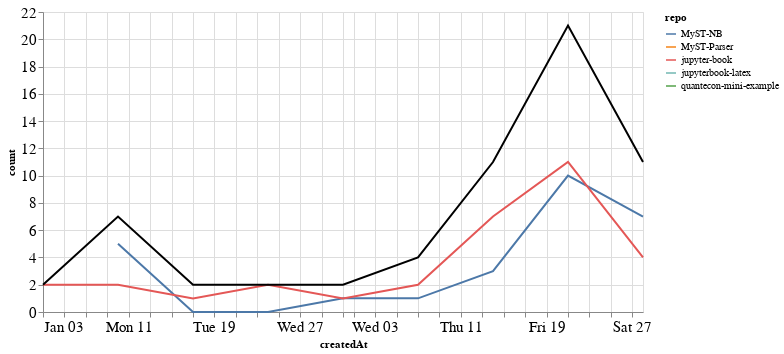

Source (notebook cell):
### Markdown cell above
### Comments

### Code cell
comments_time = comments.groupby('repo').resample('W', on='createdAt').count()['author'].reset_index()
comments_time = comments_time.rename(columns={'author': 'count'})
comments_time_total = comments_time.groupby('createdAt').agg({"count": "sum"}).reset_index()
ch1 = alt.Chart(comments_time, width=600).mark_line().encode(
    x='createdAt',
    y='count',
    color='repo',
    tooltip="repo"
)

ch2 = alt.Chart(comments_time_total, width=600).mark_line(color="black").encode(
    x='createdAt',
    y='count',
)

ch1 + ch2

### Figure 1 — Vega-Lite specification as saved in the notebook (floating-point values rounded to 4 significant figures)
{"config": {"axisLeft": {"labelFontSize": 15}, "axisBottom": {"labelFontSize": 15}}, "layer": [{"data": {"name": "data-8fff0434cdc20e9a8d766611deda4620"}, "mark": "line", "encoding": {"color": {"type": "nominal", "field": "repo"}, "tooltip": {"type": "nominal", "field": "repo"}, "x": {"type": "temporal", "field": "createdAt"}, "y": {"type": "quantitative", "field": "count"}}, "width": 600}, {"data": {"name": "data-0455f12919049dc6b4cc612a601443ca"}, "mark": {"type": "line", "color": "black"}, "encoding": {"x": {"type": "temporal", "field": "createdAt"}, "y": {"type": "quantitative", "field": "count"}}, "width": 600}], "$schema": "https://vega.github.io/schema/vega-lite/v4.8.1.json", "datasets": {"data-8fff0434cdc20e9a8d766611deda4620": [{"repo": "MyST-NB", "createdAt": "2021-01-10T00:00:00", "count": 5}, {"repo": "MyST-NB", "createdAt": "2021-01-17T00:00:00", "count": 0}, {"repo": "MyST-NB", "createdAt": "2021-01-24T00:00:00", "count": 0}, {"repo": "MyST-NB", "createdAt": "2021-01-31T00:00:00", "count": 1}, {"repo": "MyST-NB", "createdAt": "2021-02-07T00:00:00", "count": 1}, {"repo": "MyST-NB", "createdAt": "2021-02-14T00:00:00", "count": 3}, {"repo": "MyST-NB", "createdAt": "2021-02-21T00:00:00", "count": 10}, {"repo": "MyST-NB", "createdAt": "2021-02-28T00:00:00", "count": 7}, {"repo": "MyST-Parser", "createdAt": "2021-01-17T00:00:00", "count": 1}, {"repo": "jupyter-book", "createdAt": "2021-01-03T00:00:00", "count": 2}, {"repo": "jupyter-book", "createdAt": "2021-01-10T00:00:00", "count": 2}, {"repo": "jupyter-book", "createdAt": "2021-01-17T00:00:00", "count": 1}, {"repo": "jupyter-book", "createdAt": "2021-01-24T00:00:00", "count": 2}, {"repo": "jupyter-book", "createdAt": "2021-01-31T00:00:00", "count": 1}, {"repo": "jupyter-book", "createdAt": "2021-02-07T00:00:00", "count": 2}, {"repo": "jupyter-book", "createdAt": "2021-02-14T00:00:00", "count": 7}, {"repo": "jupyter-book", "createdAt": "2021-02-21T00:00:00", "count": 11}, {"repo": "jupyter-book", "createdAt": "2021-02-28T00:00:00", "count": 4}, {"repo": "jupyterbook-latex", "createdAt": "2021-02-07T00:00:00", "count": 1}, {"repo": "quantecon-mini-example", "createdAt": "2021-02-14T00:00:00", "count": 1}], "data-0455f12919049dc6b4cc612a601443ca": [{"createdAt": "2021-01-03T00:00:00", "count": 2}, {"createdAt": "2021-01-10T00:00:00", "count": 7}, {"createdAt": "2021-01-17T00:00:00", "count": 2}, {"createdAt": "2021-01-24T00:00:00", "count": 2}, {"createdAt": "2021-01-31T00:00:00", "count": 2}, {"createdAt": "2021-02-07T00:00:00", "count": 4}, {"createdAt": "2021-02-14T00:00:00", "count": 11}, {"createdAt": "2021-02-21T00:00:00", "count": 21}, {"createdAt": "2021-02-28T00:00:00", "count": 11}]}}
